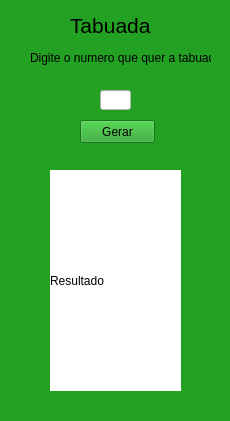
<?xml version="1.0" encoding="UTF-8"?>
<ui version="4.0">
 <class>MainWindow</class>
 <widget class="QMainWindow" name="MainWindow">
  <property name="geometry">
   <rect>
    <x>0</x>
    <y>0</y>
    <width>230</width>
    <height>421</height>
   </rect>
  </property>
  <property name="windowTitle">
   <string>MainWindow</string>
  </property>
  <property name="styleSheet">
   <string notr="true">background-color:#23a123;</string>
  </property>
  <widget class="QWidget" name="centralwidget">
   <widget class="QLabel" name="label">
    <property name="geometry">
     <rect>
      <x>70</x>
      <y>10</y>
      <width>81</width>
      <height>31</height>
     </rect>
    </property>
    <property name="font">
     <font>
      <pointsize>16</pointsize>
     </font>
    </property>
    <property name="text">
     <string>Tabuada</string>
    </property>
   </widget>
   <widget class="QLineEdit" name="lineEditNum">
    <property name="geometry">
     <rect>
      <x>100</x>
      <y>90</y>
      <width>31</width>
      <height>20</height>
     </rect>
    </property>
    <property name="styleSheet">
     <string notr="true">background-color:#ffffff;</string>
    </property>
   </widget>
   <widget class="QLabel" name="Resultado">
    <property name="geometry">
     <rect>
      <x>50</x>
      <y>170</y>
      <width>131</width>
      <height>221</height>
     </rect>
    </property>
    <property name="styleSheet">
     <string notr="true">background-color:#ffffff;</string>
    </property>
    <property name="text">
     <string>Resultado</string>
    </property>
   </widget>
   <widget class="QLabel" name="label_3">
    <property name="geometry">
     <rect>
      <x>30</x>
      <y>50</y>
      <width>181</width>
      <height>16</height>
     </rect>
    </property>
    <property name="text">
     <string>Digite o numero que quer a tabuada:</string>
    </property>
   </widget>
   <widget class="QPushButton" name="pushButton">
    <property name="geometry">
     <rect>
      <x>80</x>
      <y>120</y>
      <width>75</width>
      <height>23</height>
     </rect>
    </property>
    <property name="text">
     <string>Gerar</string>
    </property>
   </widget>
  </widget>
  <widget class="QMenuBar" name="menubar">
   <property name="geometry">
    <rect>
     <x>0</x>
     <y>0</y>
     <width>230</width>
     <height>21</height>
    </rect>
   </property>
  </widget>
  <widget class="QStatusBar" name="statusbar"/>
 </widget>
 <resources/>
 <connections/>
</ui>
